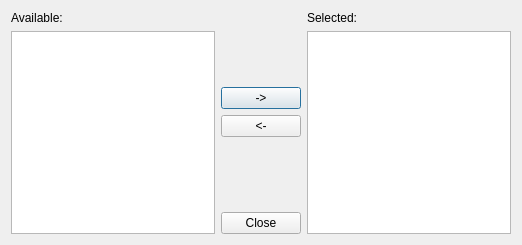
<?xml version="1.0" encoding="UTF-8"?>
<ui version="4.0">
 <class>DialogModuleSelection</class>
 <widget class="QDialog" name="DialogModuleSelection">
  <property name="geometry">
   <rect>
    <x>0</x>
    <y>0</y>
    <width>522</width>
    <height>245</height>
   </rect>
  </property>
  <property name="windowTitle">
   <string>Module Selection</string>
  </property>
  <layout class="QGridLayout" name="gridLayout">
   <item row="0" column="0" rowspan="5">
    <layout class="QVBoxLayout" name="verticalLayout">
     <item>
      <widget class="QLabel" name="label">
       <property name="text">
        <string>Available:</string>
       </property>
      </widget>
     </item>
     <item>
      <widget class="QListWidget" name="listWidgetAvailable"/>
     </item>
    </layout>
   </item>
   <item row="0" column="1">
    <spacer name="verticalSpacer_2">
     <property name="orientation">
      <enum>Qt::Vertical</enum>
     </property>
     <property name="sizeHint" stdset="0">
      <size>
       <width>20</width>
       <height>57</height>
      </size>
     </property>
    </spacer>
   </item>
   <item row="0" column="2" rowspan="5">
    <layout class="QVBoxLayout" name="verticalLayout_2">
     <item>
      <widget class="QLabel" name="label_2">
       <property name="text">
        <string>Selected:</string>
       </property>
      </widget>
     </item>
     <item>
      <widget class="QListWidget" name="listWidgetSelected"/>
     </item>
    </layout>
   </item>
   <item row="1" column="1">
    <widget class="QPushButton" name="pushButtonSelect">
     <property name="text">
      <string>-&gt;</string>
     </property>
    </widget>
   </item>
   <item row="2" column="1">
    <widget class="QPushButton" name="pushButtonUnselect">
     <property name="text">
      <string>&lt;-</string>
     </property>
    </widget>
   </item>
   <item row="3" column="1">
    <spacer name="verticalSpacer">
     <property name="orientation">
      <enum>Qt::Vertical</enum>
     </property>
     <property name="sizeHint" stdset="0">
      <size>
       <width>20</width>
       <height>56</height>
      </size>
     </property>
    </spacer>
   </item>
   <item row="4" column="1">
    <widget class="QPushButton" name="pushButtonClose">
     <property name="text">
      <string>Close</string>
     </property>
    </widget>
   </item>
  </layout>
 </widget>
 <tabstops>
  <tabstop>pushButtonSelect</tabstop>
  <tabstop>pushButtonUnselect</tabstop>
  <tabstop>pushButtonClose</tabstop>
  <tabstop>listWidgetAvailable</tabstop>
  <tabstop>listWidgetSelected</tabstop>
 </tabstops>
 <resources/>
 <connections/>
</ui>
